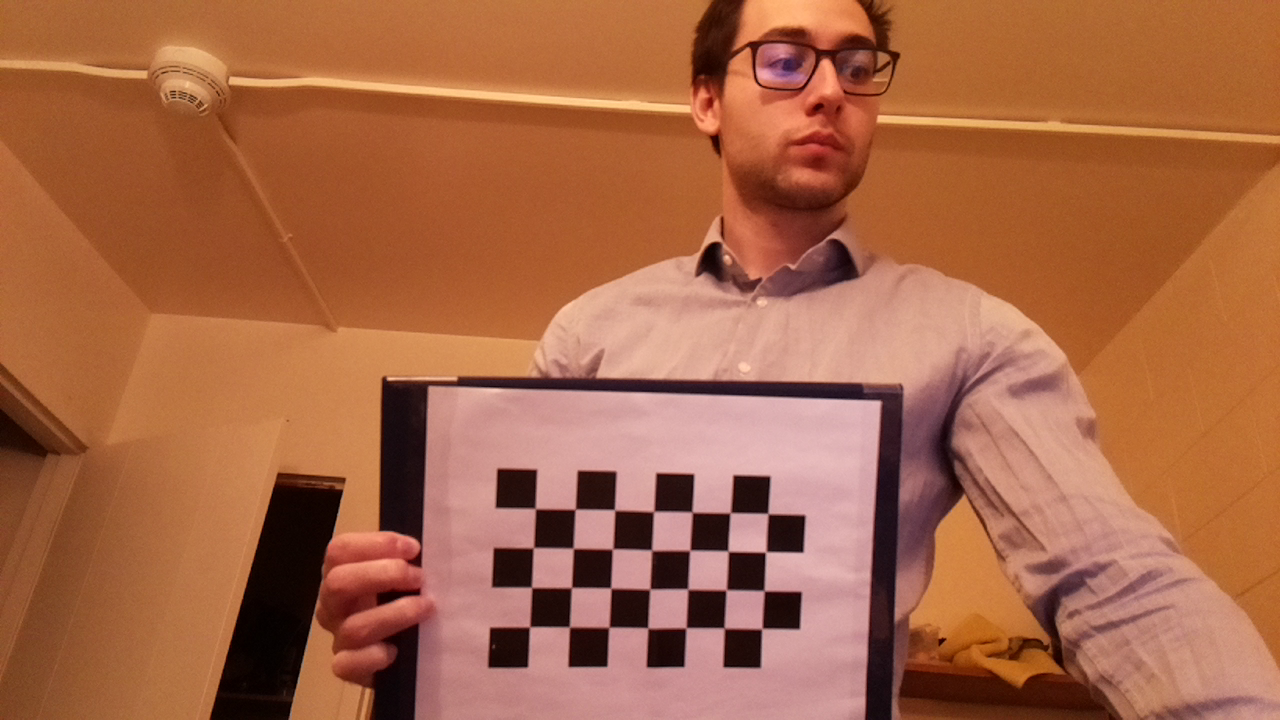
#> input picture Demonstration Resources/Intermediate Results/Calibration_Images/calibration_image_0.png, 1280 x 720 px; its folder holds only this picture in this run
$ python Camera_calibration_from_images.py
#> lines starting #> are read from the running program, lines starting #| are printed output that depends on the picture
import numpy as np
import cv2 as cv
import glob
import yaml
square_size = 0.054 # You can tune this. This size reflects the distance between the corner points of the squares
image_size = (640, 480)

# termination criteria
criteria = (cv.TERM_CRITERIA_EPS + cv.TERM_CRITERIA_MAX_ITER, 30, 0.001)
# Horizontal and vertical are flipped, but lazy. The numbers must be exact, and they are the corners inside, not outside
horizontal = 4
vertical = 7
objp = np.zeros((horizontal*vertical,3), np.float32)
objp[:,:2] = np.mgrid[0:horizontal,0:vertical].T.reshape(-1,2) * square_size

# Arrays to store object points and image points from all the images.
objpoints = [] # 3d point in real world space
imgpoints = [] # 2d points in image plane.
images = glob.glob('./Calibration_Images/*.png')
success_count = 0
for fname in images:
    img = cv.imread(fname)
#> img is the input picture: shape (720, 1280, 3); mean B, G, R 70.1, 102.3, 167.4
    gray = cv.cvtColor(img, cv.COLOR_BGR2GRAY)
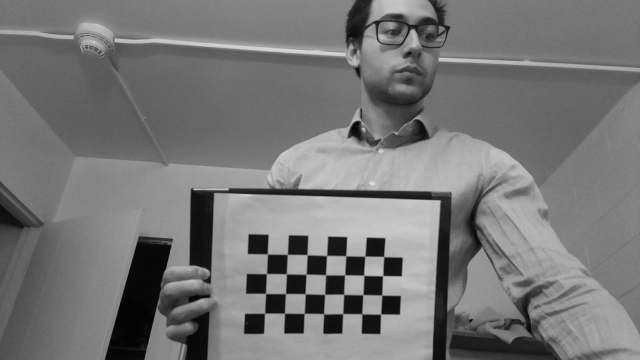
#> gray: shape (720, 1280) (shown at 1/2 size); min 1, max 223, mean 118
    # Find the chess board corners
    ret, corners = cv.findChessboardCorners(gray, (horizontal,vertical), None)
#> ret = True; corners = 28 rows, first 8: [529.7, 626.8], [531.7, 587.4], [533.4, 547.7], [535.6, 508.8], [569.3, 626.9], [571.7, 587.4], [573.5, 548.5], [575.1, 509.5]
    # If found, add object points, image points (after refining them)
    if ret == True:
        objpoints.append(objp)
        corners2 = cv.cornerSubPix(gray,corners, (11,11), (-1,-1), criteria)
#> corners2 = 28 rows, first 8: [529.5, 626.8], [531.6, 587.4], [533.4, 547.7], [535.3, 508.5], [569.4, 626.9], [571.4, 587.6], [573.2, 548.3], [575.2, 509.2]
        imgpoints.append(corners)
        # Draw and display the corners, totally optional, simply for visualization
        #cv.drawChessboardCorners(img, (horizontal,vertical), corners2, ret)
        #cv.imshow('img', img)
        #cv.waitKey(200)
        success_count += 1
cv.destroyAllWindows()
print('Successfully used ' + str(success_count) + ' images.')
ret, mtx, dist, rvecs, tvecs = cv.calibrateCamera(objpoints, imgpoints, gray.shape[::-1], None, None)
#> ret = 0.26; mtx = [[1388.2, 0, 643.3], [0, 1391.1, 399.5], [0, 0, 1]]; dist = [[-0.999, 61.83, -0.0198, -0.0147, -920.8]]; rvecs = ([0.162, -0.0694, -1.53],); tvecs = ([-0.153, 0.309, 1.88],)
if ret:
    np.save('intrinsic_matrix', mtx)
    np.save('distortion_vector', dist)
    mapx, mapy = cv.initUndistortRectifyMap(mtx, dist, None, mtx, image_size, cv.CV_32FC1)
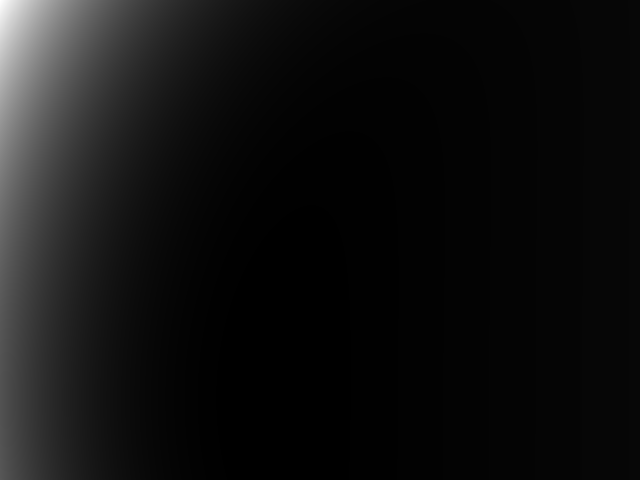
#> mapx: shape (480, 640) float32; min 301.8, max 12205.6, mean 1114.6; drawn with min black and max white
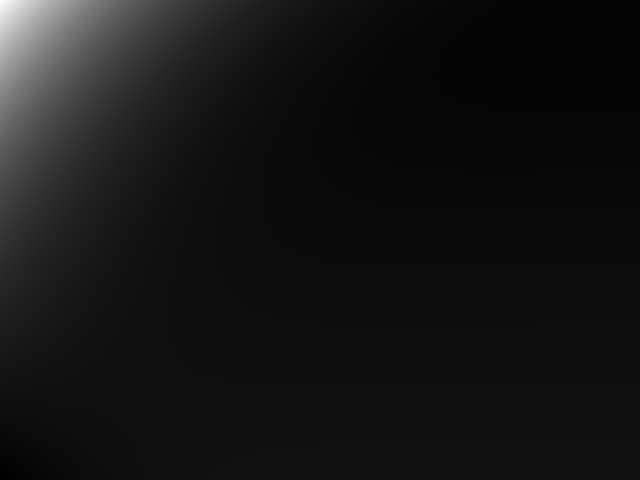
#> mapy: shape (480, 640) float32; min -67.95, max 7576.1, mean 560.8; drawn with min black and max white
    np.save('undistortion_map_x', mapx)
    np.save('undistortion_map_y', mapy)
print('Calibration Complete')

$ run again, on Demonstration Resources/Intermediate Results/Calibration_Images/calibration_image_12.png
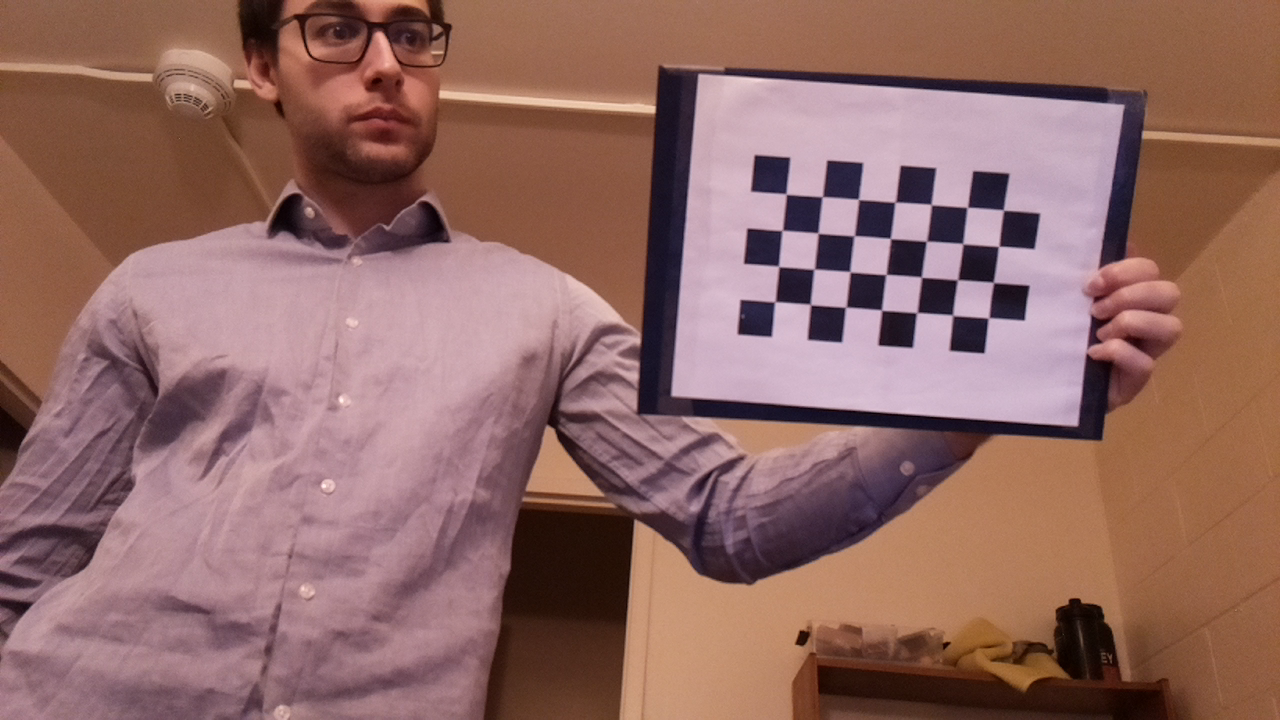
#> input picture Demonstration Resources/Intermediate Results/Calibration_Images/calibration_image_12.png, 1280 x 720 px
#> img is the input picture: shape (720, 1280, 3); mean B, G, R 100, 105.5, 145.1
#> `gray = cv.cvtColor(img, cv.COLOR_BGR2GRAY)`:
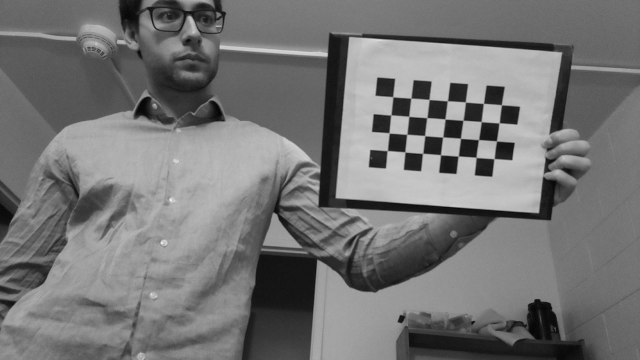
#> gray: shape (720, 1280) (shown at 1/2 size); min 3, max 246, mean 116.7
#> `ret, corners = cv.findChessboardCorners(gray, (horizontal,vertical), N..`: ret = True; corners = 28 rows, first 8: [774.5, 302], [778.6, 266.4], [782.2, 230.2], [786.3, 194.3], [811, 305.1], [814.3, 269], [817.9, 233.1], [822.2, 196.8]
#> corners2 = 28 rows, first 8: [775, 301.7], [778.7, 266.4], [782.2, 230.4], [786.1, 194], [810.3, 304.5], [814.1, 269.2], [818.1, 233.1], [822.3, 196.7]
#> `ret, mtx, dist, rvecs, tvecs = cv.calibrateCamera(objpoints, imgpoints..`: ret = 0.156; mtx = [[914.1, 0, 648.2], [0, 892.6, 444.2], [0, 0, 1]]; dist = [[-0.193, 1.38, -0.0128, 0.00306, -3.46]]; rvecs = ([0.0942, 0.134, -1.48],); tvecs = ([0.192, -0.221, 1.39],)
#> `mapx, mapy = cv.initUndistortRectifyMap(mtx, dist, None, mtx, image_si..`:
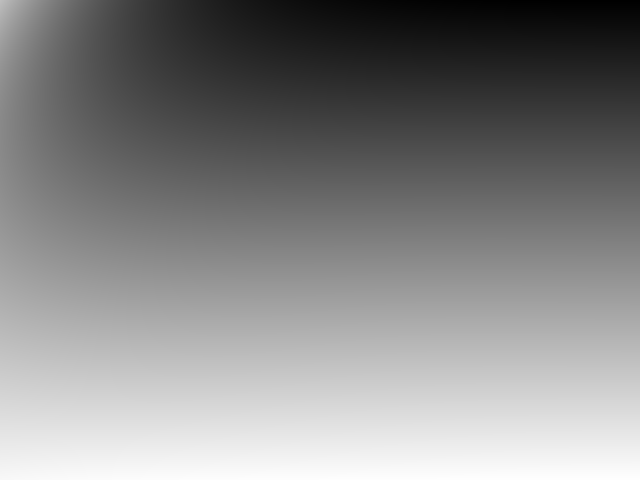
#> mapy: shape (480, 640) float32; min -1.47, max 478.9, mean 251.6; drawn with min black and max white

$ run again, on Demonstration Resources/Intermediate Results/Calibration_Images/calibration_image_13.png
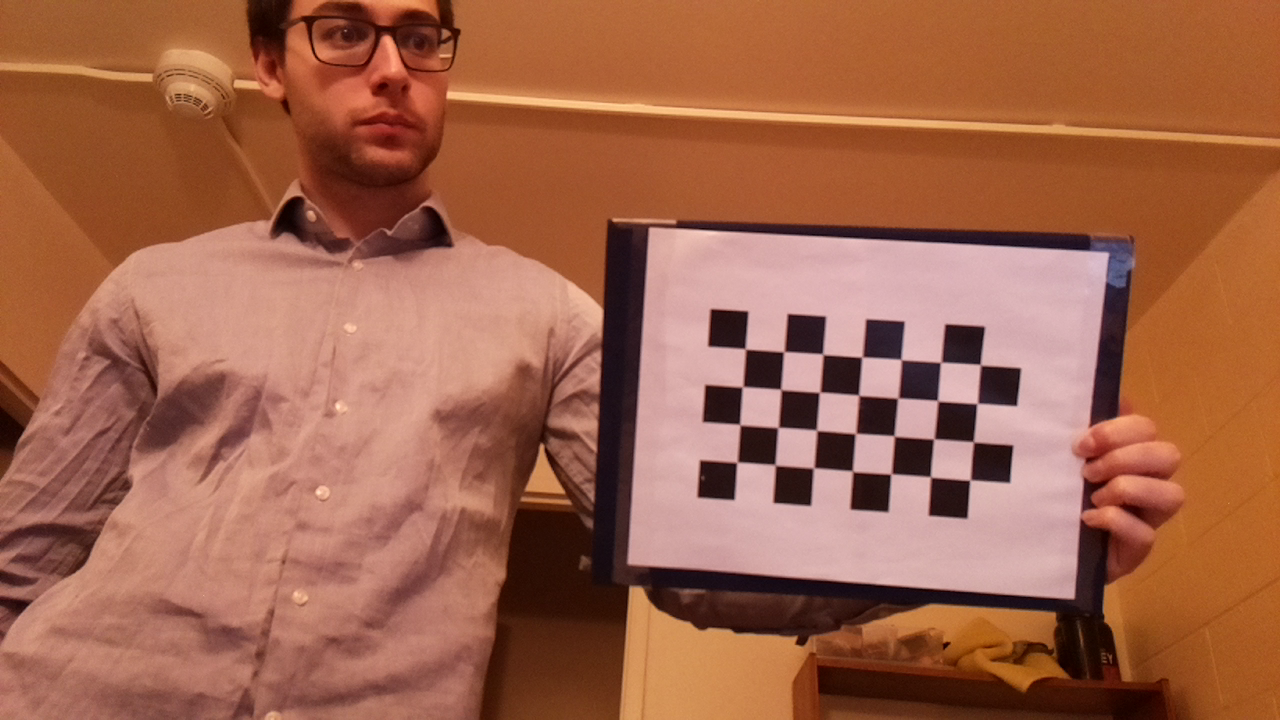
#> input picture Demonstration Resources/Intermediate Results/Calibration_Images/calibration_image_13.png, 1280 x 720 px
#> img is the input picture: shape (720, 1280, 3); mean B, G, R 75.3, 100.3, 160.8
#> `gray = cv.cvtColor(img, cv.COLOR_BGR2GRAY)`:
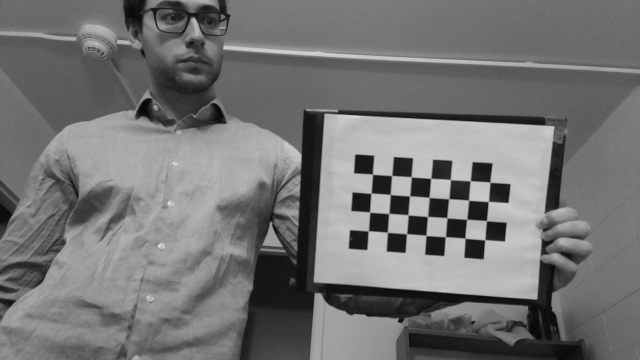
#> gray: shape (720, 1280) (shown at 1/2 size); min 4, max 233, mean 115.5
#> `ret, corners = cv.findChessboardCorners(gray, (horizontal,vertical), N..`: ret = True; corners = 28 rows, first 8: [736.5, 462.8], [739.8, 424.7], [742.5, 386.7], [744.8, 348.6], [774.5, 464.1], [777.4, 427.8], [780.3, 388.8], [783.3, 352.2]
#> corners2 = 28 rows, first 8: [737, 462.3], [739.8, 424.6], [742.6, 386.8], [745.3, 348.9], [775.2, 465], [778.1, 427.4], [780.8, 389.5], [783.8, 351.7]
#> `ret, mtx, dist, rvecs, tvecs = cv.calibrateCamera(objpoints, imgpoints..`: ret = 0.174; mtx = [[680.4, 0, 670.7], [0, 678.2, 300.7], [0, 0, 1]]; dist = [[0.148, -0.564, -0.0104, -0.00891, 1.03]]; rvecs = ([-0.0053, 0.0691, -1.5],); tvecs = ([0.0942, 0.23, 0.963],)
#> `mapx, mapy = cv.initUndistortRectifyMap(mtx, dist, None, mtx, image_si..`:
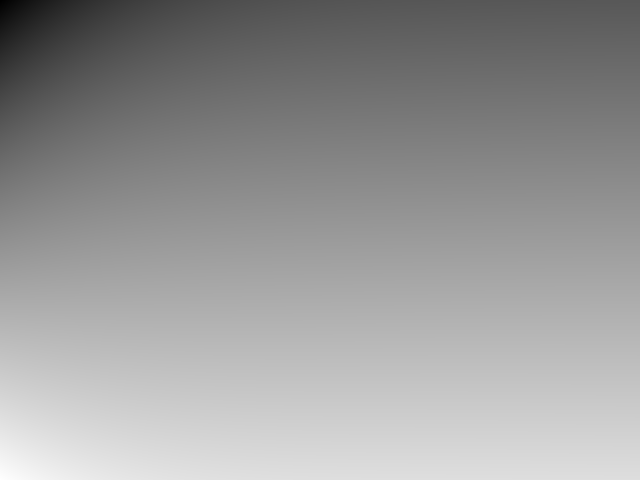
#> mapy: shape (480, 640) float32; min -330.6, max 599.3, mean 226.7; drawn with min black and max white
